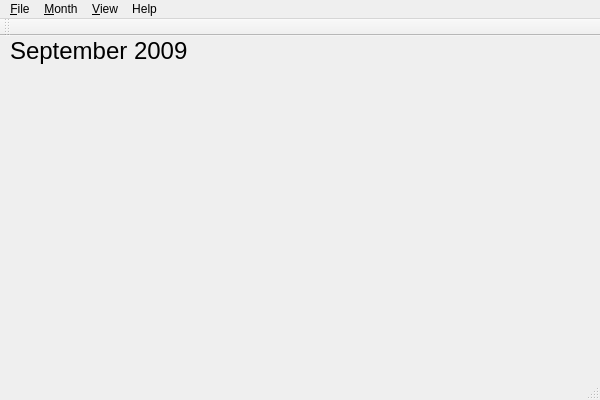
<?xml version="1.0" encoding="UTF-8"?>
<ui version="4.0">
 <class>MainWindow</class>
 <widget class="QMainWindow" name="MainWindow">
  <property name="geometry">
   <rect>
    <x>0</x>
    <y>0</y>
    <width>600</width>
    <height>400</height>
   </rect>
  </property>
  <property name="windowTitle">
   <string>MainWindow</string>
  </property>
  <widget class="QWidget" name="centralWidget">
   <widget class="QLabel" name="labelMonth">
    <property name="geometry">
     <rect>
      <x>10</x>
      <y>0</y>
      <width>381</width>
      <height>31</height>
     </rect>
    </property>
    <property name="text">
     <string notr="true">&lt;!DOCTYPE HTML PUBLIC &quot;-//W3C//DTD HTML 4.0//EN&quot; &quot;http://www.w3.org/TR/REC-html40/strict.dtd&quot;&gt;
&lt;html&gt;&lt;head&gt;&lt;meta name=&quot;qrichtext&quot; content=&quot;1&quot; /&gt;&lt;style type=&quot;text/css&quot;&gt;
p, li { white-space: pre-wrap; }
&lt;/style&gt;&lt;/head&gt;&lt;body style=&quot; font-family:'Sans Serif'; font-size:10pt; font-weight:400; font-style:normal;&quot;&gt;
&lt;p style=&quot; margin-top:0px; margin-bottom:0px; margin-left:0px; margin-right:0px; -qt-block-indent:0; text-indent:0px;&quot;&gt;&lt;span style=&quot; font-size:18pt;&quot;&gt;September 2009&lt;/span&gt;&lt;/p&gt;&lt;/body&gt;&lt;/html&gt;</string>
    </property>
   </widget>
  </widget>
  <widget class="QMenuBar" name="menuBar">
   <property name="geometry">
    <rect>
     <x>0</x>
     <y>0</y>
     <width>600</width>
     <height>23</height>
    </rect>
   </property>
   <widget class="QMenu" name="menu_File">
    <property name="title">
     <string>&amp;File</string>
    </property>
    <addaction name="actionNew_File"/>
    <addaction name="actionOpen"/>
    <addaction name="actionSave"/>
    <addaction name="actionSave_as"/>
   </widget>
   <widget class="QMenu" name="menu_Month">
    <property name="title">
     <string>&amp;Month</string>
    </property>
    <addaction name="actionPrevious"/>
    <addaction name="actionNext"/>
    <addaction name="actionCurrent"/>
    <addaction name="actionMonth_Go_to_year"/>
    <addaction name="separator"/>
    <addaction name="actionMemo"/>
   </widget>
   <widget class="QMenu" name="menuHelp">
    <property name="title">
     <string>Help</string>
    </property>
    <addaction name="actionAbout"/>
    <addaction name="actionAbout_Qt"/>
   </widget>
   <widget class="QMenu" name="menuView">
    <property name="title">
     <string>&amp;View</string>
    </property>
    <addaction name="actionhighlight"/>
    <addaction name="actiongrey_out_past"/>
    <addaction name="actionApply_rules"/>
   </widget>
   <addaction name="menu_File"/>
   <addaction name="menu_Month"/>
   <addaction name="menuView"/>
   <addaction name="menuHelp"/>
  </widget>
  <widget class="QToolBar" name="mainToolBar">
   <attribute name="toolBarArea">
    <enum>TopToolBarArea</enum>
   </attribute>
   <attribute name="toolBarBreak">
    <bool>false</bool>
   </attribute>
  </widget>
  <widget class="QStatusBar" name="statusBar"/>
  <action name="actionOpen">
   <property name="icon">
    <iconset resource="MiniAppCalendar.qrc">
     <normaloff>:/images/images/open.gif</normaloff>:/images/images/open.gif</iconset>
   </property>
   <property name="text">
    <string>Open</string>
   </property>
   <property name="statusTip">
    <string>Open an existing file</string>
   </property>
   <property name="shortcut">
    <string>Ctrl+O</string>
   </property>
  </action>
  <action name="actionSave">
   <property name="icon">
    <iconset resource="MiniAppCalendar.qrc">
     <normaloff>:/images/images/save.gif</normaloff>:/images/images/save.gif</iconset>
   </property>
   <property name="text">
    <string>Save</string>
   </property>
   <property name="statusTip">
    <string>Save the document to disk</string>
   </property>
   <property name="shortcut">
    <string>Ctrl+S</string>
   </property>
  </action>
  <action name="actionSave_as">
   <property name="text">
    <string>Save as</string>
   </property>
   <property name="statusTip">
    <string>Save the document under a new name</string>
   </property>
  </action>
  <action name="actionNew_File">
   <property name="icon">
    <iconset resource="MiniAppCalendar.qrc">
     <normaloff>:/images/images/new.gif</normaloff>:/images/images/new.gif</iconset>
   </property>
   <property name="text">
    <string>New File</string>
   </property>
   <property name="statusTip">
    <string>Create a new document</string>
   </property>
   <property name="shortcut">
    <string>Ctrl+N</string>
   </property>
  </action>
  <action name="actionPrevious">
   <property name="icon">
    <iconset resource="MiniAppCalendar.qrc">
     <normaloff>:/images/images/prev.gif</normaloff>:/images/images/prev.gif</iconset>
   </property>
   <property name="text">
    <string>Previous</string>
   </property>
   <property name="statusTip">
    <string>Go to the previous month</string>
   </property>
   <property name="shortcut">
    <string>F7</string>
   </property>
  </action>
  <action name="actionNext">
   <property name="icon">
    <iconset resource="MiniAppCalendar.qrc">
     <normaloff>:/images/images/next.gif</normaloff>:/images/images/next.gif</iconset>
   </property>
   <property name="text">
    <string>Next</string>
   </property>
   <property name="statusTip">
    <string>Go to the next month</string>
   </property>
   <property name="shortcut">
    <string>F8</string>
   </property>
  </action>
  <action name="actionCurrent">
   <property name="icon">
    <iconset resource="MiniAppCalendar.qrc">
     <normaloff>:/images/images/current.gif</normaloff>:/images/images/current.gif</iconset>
   </property>
   <property name="text">
    <string>Current</string>
   </property>
   <property name="statusTip">
    <string>Go to the current month</string>
   </property>
   <property name="shortcut">
    <string>F5</string>
   </property>
  </action>
  <action name="actionMemo">
   <property name="icon">
    <iconset resource="MiniAppCalendar.qrc">
     <normaloff>:/images/images/memo.gif</normaloff>:/images/images/memo.gif</iconset>
   </property>
   <property name="text">
    <string>Memo</string>
   </property>
   <property name="statusTip">
    <string>Display the monthly memo</string>
   </property>
  </action>
  <action name="actionAbout">
   <property name="text">
    <string>About</string>
   </property>
   <property name="menuRole">
    <enum>QAction::AboutRole</enum>
   </property>
  </action>
  <action name="actionClose">
   <property name="text">
    <string>&amp;Exit</string>
   </property>
   <property name="toolTip">
    <string>Exit</string>
   </property>
   <property name="shortcut">
    <string>Ctrl+Q</string>
   </property>
  </action>
  <action name="actionAbout_Qt">
   <property name="text">
    <string>About Qt</string>
   </property>
   <property name="statusTip">
    <string>About Qt</string>
   </property>
   <property name="menuRole">
    <enum>QAction::AboutQtRole</enum>
   </property>
  </action>
  <action name="actionhighlight">
   <property name="checkable">
    <bool>true</bool>
   </property>
   <property name="text">
    <string>Highlight today</string>
   </property>
  </action>
  <action name="actiongrey_out_past">
   <property name="checkable">
    <bool>true</bool>
   </property>
   <property name="text">
    <string>Grey out past</string>
   </property>
  </action>
  <action name="actionApply_rules">
   <property name="checkable">
    <bool>true</bool>
   </property>
   <property name="text">
    <string>Apply rules</string>
   </property>
  </action>
  <action name="actionMonth_Go_to_year">
   <property name="text">
    <string>Go to year</string>
   </property>
  </action>
 </widget>
 <layoutdefault spacing="6" margin="11"/>
 <resources>
  <include location="MiniAppCalendar.qrc"/>
 </resources>
 <connections/>
</ui>
